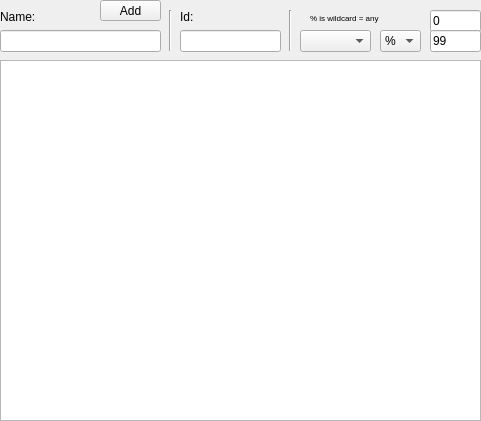
<?xml version="1.0" encoding="UTF-8"?>
<ui version="4.0">
 <class>PersonWidget</class>
 <widget class="QWidget" name="PersonWidget">
  <property name="geometry">
   <rect>
    <x>0</x>
    <y>0</y>
    <width>481</width>
    <height>421</height>
   </rect>
  </property>
  <property name="windowTitle">
   <string>MainWindow</string>
  </property>
  <widget class="QWidget" name="centralwidget">
   <widget class="QLineEdit" name="fullname">
    <property name="geometry">
     <rect>
      <x>0</x>
      <y>30</y>
      <width>161</width>
      <height>22</height>
     </rect>
    </property>
   </widget>
   <widget class="QLineEdit" name="subjid_search">
    <property name="geometry">
     <rect>
      <x>180</x>
      <y>30</y>
      <width>101</width>
      <height>22</height>
     </rect>
    </property>
   </widget>
   <widget class="QTableWidget" name="people_table">
    <property name="geometry">
     <rect>
      <x>0</x>
      <y>60</y>
      <width>481</width>
      <height>361</height>
     </rect>
    </property>
   </widget>
   <widget class="QLabel" name="search_note_label">
    <property name="geometry">
     <rect>
      <x>310</x>
      <y>10</y>
      <width>81</width>
      <height>16</height>
     </rect>
    </property>
    <property name="font">
     <font>
      <pointsize>6</pointsize>
     </font>
    </property>
    <property name="text">
     <string>% is wildcard = any</string>
    </property>
   </widget>
   <widget class="QLabel" name="search_name_label">
    <property name="geometry">
     <rect>
      <x>0</x>
      <y>10</y>
      <width>59</width>
      <height>14</height>
     </rect>
    </property>
    <property name="text">
     <string>Name:</string>
    </property>
   </widget>
   <widget class="QLabel" name="search_id_label">
    <property name="geometry">
     <rect>
      <x>180</x>
      <y>10</y>
      <width>59</width>
      <height>14</height>
     </rect>
    </property>
    <property name="text">
     <string>Id:</string>
    </property>
   </widget>
   <widget class="Line" name="line_2">
    <property name="geometry">
     <rect>
      <x>280</x>
      <y>10</y>
      <width>20</width>
      <height>41</height>
     </rect>
    </property>
    <property name="orientation">
     <enum>Qt::Vertical</enum>
    </property>
   </widget>
   <widget class="Line" name="line_3">
    <property name="geometry">
     <rect>
      <x>160</x>
      <y>10</y>
      <width>20</width>
      <height>41</height>
     </rect>
    </property>
    <property name="orientation">
     <enum>Qt::Vertical</enum>
    </property>
   </widget>
   <widget class="QLineEdit" name="min_age_search">
    <property name="geometry">
     <rect>
      <x>430</x>
      <y>10</y>
      <width>51</width>
      <height>22</height>
     </rect>
    </property>
    <property name="text">
     <string>0</string>
    </property>
   </widget>
   <widget class="QLineEdit" name="max_age_search">
    <property name="geometry">
     <rect>
      <x>430</x>
      <y>30</y>
      <width>51</width>
      <height>22</height>
     </rect>
    </property>
    <property name="text">
     <string>99</string>
    </property>
   </widget>
   <widget class="QComboBox" name="sex_search">
    <property name="geometry">
     <rect>
      <x>380</x>
      <y>30</y>
      <width>41</width>
      <height>22</height>
     </rect>
    </property>
    <item>
     <property name="text">
      <string>%</string>
     </property>
    </item>
    <item>
     <property name="text">
      <string>M</string>
     </property>
    </item>
    <item>
     <property name="text">
      <string>F</string>
     </property>
    </item>
   </widget>
   <widget class="QComboBox" name="study_search">
    <property name="geometry">
     <rect>
      <x>300</x>
      <y>30</y>
      <width>71</width>
      <height>22</height>
     </rect>
    </property>
    <item>
     <property name="text">
      <string/>
     </property>
    </item>
   </widget>
   <widget class="QPushButton" name="add_person_button">
    <property name="geometry">
     <rect>
      <x>100</x>
      <y>0</y>
      <width>61</width>
      <height>21</height>
     </rect>
    </property>
    <property name="text">
     <string>Add</string>
    </property>
   </widget>
  </widget>
  <action name="actionStudy">
   <property name="text">
    <string>study</string>
   </property>
  </action>
  <action name="actionTask">
   <property name="text">
    <string>task</string>
   </property>
  </action>
  <action name="actionVisit_type">
   <property name="text">
    <string>visit type</string>
   </property>
  </action>
 </widget>
 <resources/>
 <connections/>
</ui>
